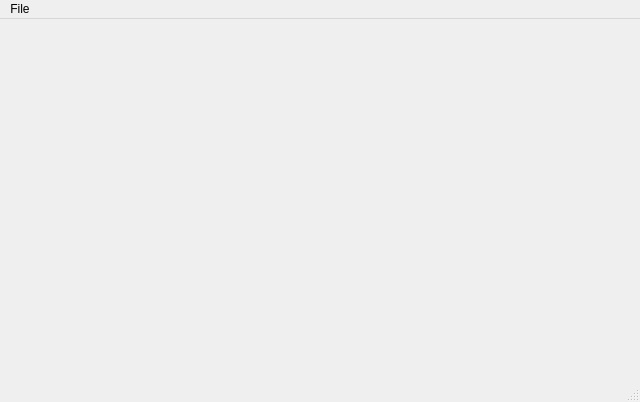
<?xml version="1.0" encoding="UTF-8"?>
<ui version="4.0">
 <class>MainWindow</class>
 <widget class="QMainWindow" name="MainWindow">
  <property name="geometry">
   <rect>
    <x>0</x>
    <y>0</y>
    <width>640</width>
    <height>402</height>
   </rect>
  </property>
  <property name="windowTitle">
   <string>MainWindow</string>
  </property>
  <widget class="QWidget" name="centralwidget"/>
  <widget class="QMenuBar" name="menubar">
   <property name="geometry">
    <rect>
     <x>0</x>
     <y>0</y>
     <width>640</width>
     <height>22</height>
    </rect>
   </property>
   <widget class="QMenu" name="menuFile">
    <property name="title">
     <string>File</string>
    </property>
    <addaction name="actionNew"/>
    <addaction name="actionOpen"/>
    <addaction name="actionRecent"/>
    <addaction name="separator"/>
    <addaction name="actionSave"/>
    <addaction name="actionSave_As"/>
    <addaction name="actionSave_All"/>
    <addaction name="actionSave_as_template"/>
    <addaction name="separator"/>
    <addaction name="actionPrint"/>
    <addaction name="actionSave_Image"/>
    <addaction name="separator"/>
    <addaction name="actionClose"/>
   </widget>
   <addaction name="menuFile"/>
  </widget>
  <widget class="QStatusBar" name="statusbar"/>
  <action name="actionNew">
   <property name="checkable">
    <bool>false</bool>
   </property>
   <property name="icon">
    <iconset resource="images.qrc">
     <normaloff>:/icons/fugue-icons-3-3/icons/document--plus.png</normaloff>
     <normalon>:/icons/fugue-icons-3-3/icons/document--plus.png</normalon>:/icons/fugue-icons-3-3/icons/document--plus.png</iconset>
   </property>
   <property name="text">
    <string>New</string>
   </property>
   <property name="shortcut">
    <string>Ctrl+N</string>
   </property>
  </action>
  <action name="actionOpen">
   <property name="icon">
    <iconset resource="images.qrc">
     <normaloff>:/icons/fugue-icons-3-3/icons/blue-document--pencil.png</normaloff>:/icons/fugue-icons-3-3/icons/blue-document--pencil.png</iconset>
   </property>
   <property name="text">
    <string>Open</string>
   </property>
   <property name="shortcut">
    <string>Ctrl+O</string>
   </property>
  </action>
  <action name="actionRecent">
   <property name="text">
    <string>Recent</string>
   </property>
  </action>
  <action name="actionSave">
   <property name="icon">
    <iconset resource="images.qrc">
     <normaloff>:/icons/fugue-icons-3-3/icons/blue-document-text.png</normaloff>:/icons/fugue-icons-3-3/icons/blue-document-text.png</iconset>
   </property>
   <property name="text">
    <string>Save</string>
   </property>
   <property name="shortcut">
    <string>Ctrl+S</string>
   </property>
  </action>
  <action name="actionSave_As">
   <property name="text">
    <string>Save As</string>
   </property>
  </action>
  <action name="actionSave_All">
   <property name="text">
    <string>Save All</string>
   </property>
   <property name="shortcut">
    <string>Ctrl+Shift+S</string>
   </property>
  </action>
  <action name="actionSave_as_template">
   <property name="text">
    <string>Save as template</string>
   </property>
  </action>
  <action name="actionPrint">
   <property name="text">
    <string>Print</string>
   </property>
   <property name="shortcut">
    <string>Ctrl+P</string>
   </property>
  </action>
  <action name="actionSave_Image">
   <property name="text">
    <string>Save Image</string>
   </property>
  </action>
  <action name="actionClose">
   <property name="text">
    <string>Close</string>
   </property>
   <property name="shortcut">
    <string>Ctrl+W</string>
   </property>
  </action>
 </widget>
 <resources>
  <include location="images.qrc"/>
 </resources>
 <connections/>
</ui>
